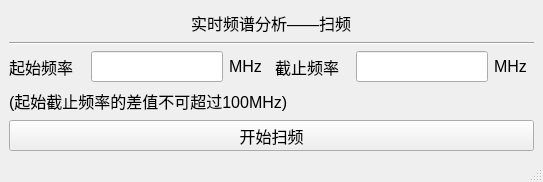
<?xml version="1.0" encoding="UTF-8"?>
<ui version="4.0">
 <class>MainWindow</class>
 <widget class="QMainWindow" name="MainWindow">
  <property name="geometry">
   <rect>
    <x>0</x>
    <y>0</y>
    <width>543</width>
    <height>182</height>
   </rect>
  </property>
  <property name="windowTitle">
   <string>频谱监测</string>
  </property>
  <property name="windowIcon">
   <iconset resource="icon/ziyuan.qrc">
    <normaloff>:/图标/ooopic_1521110980.ico</normaloff>:/图标/ooopic_1521110980.ico</iconset>
  </property>
  <widget class="QWidget" name="centralwidget">
   <layout class="QVBoxLayout" name="verticalLayout">
    <item alignment="Qt::AlignHCenter">
     <widget class="QLabel" name="label">
      <property name="font">
       <font>
        <pointsize>12</pointsize>
       </font>
      </property>
      <property name="text">
       <string>实时频谱分析——扫频</string>
      </property>
     </widget>
    </item>
    <item>
     <widget class="Line" name="line">
      <property name="orientation">
       <enum>Qt::Horizontal</enum>
      </property>
     </widget>
    </item>
    <item>
     <layout class="QGridLayout" name="gridLayout">
      <item row="0" column="0">
       <widget class="QLabel" name="label_2">
        <property name="maximumSize">
         <size>
          <width>100</width>
          <height>16777215</height>
         </size>
        </property>
        <property name="font">
         <font>
          <pointsize>12</pointsize>
         </font>
        </property>
        <property name="text">
         <string>起始频率</string>
        </property>
       </widget>
      </item>
      <item row="0" column="1">
       <widget class="QLineEdit" name="lineEdit">
        <property name="minimumSize">
         <size>
          <width>132</width>
          <height>31</height>
         </size>
        </property>
        <property name="maximumSize">
         <size>
          <width>132</width>
          <height>31</height>
         </size>
        </property>
        <property name="font">
         <font>
          <pointsize>12</pointsize>
         </font>
        </property>
       </widget>
      </item>
      <item row="0" column="2">
       <widget class="QLabel" name="label_4">
        <property name="maximumSize">
         <size>
          <width>40</width>
          <height>16777215</height>
         </size>
        </property>
        <property name="font">
         <font>
          <pointsize>12</pointsize>
         </font>
        </property>
        <property name="text">
         <string>MHz</string>
        </property>
       </widget>
      </item>
      <item row="0" column="3">
       <widget class="QLabel" name="label_3">
        <property name="maximumSize">
         <size>
          <width>100</width>
          <height>16777215</height>
         </size>
        </property>
        <property name="font">
         <font>
          <pointsize>12</pointsize>
         </font>
        </property>
        <property name="text">
         <string>截止频率</string>
        </property>
       </widget>
      </item>
      <item row="0" column="4">
       <widget class="QLineEdit" name="lineEdit_2">
        <property name="minimumSize">
         <size>
          <width>132</width>
          <height>31</height>
         </size>
        </property>
        <property name="maximumSize">
         <size>
          <width>132</width>
          <height>31</height>
         </size>
        </property>
        <property name="font">
         <font>
          <pointsize>12</pointsize>
         </font>
        </property>
       </widget>
      </item>
      <item row="0" column="5">
       <widget class="QLabel" name="label_5">
        <property name="maximumSize">
         <size>
          <width>40</width>
          <height>16777215</height>
         </size>
        </property>
        <property name="font">
         <font>
          <pointsize>12</pointsize>
         </font>
        </property>
        <property name="text">
         <string>MHz</string>
        </property>
       </widget>
      </item>
     </layout>
    </item>
    <item>
     <widget class="QLabel" name="label_6">
      <property name="font">
       <font>
        <pointsize>12</pointsize>
       </font>
      </property>
      <property name="text">
       <string>(起始截止频率的差值不可超过100MHz)</string>
      </property>
     </widget>
    </item>
    <item>
     <widget class="QPushButton" name="pushButton_1">
      <property name="minimumSize">
       <size>
        <width>0</width>
        <height>31</height>
       </size>
      </property>
      <property name="maximumSize">
       <size>
        <width>16777215</width>
        <height>31</height>
       </size>
      </property>
      <property name="font">
       <font>
        <pointsize>12</pointsize>
       </font>
      </property>
      <property name="text">
       <string>开始扫频</string>
      </property>
     </widget>
    </item>
   </layout>
  </widget>
  <widget class="QStatusBar" name="statusbar"/>
 </widget>
 <resources>
  <include location="icon/ziyuan.qrc"/>
 </resources>
 <connections/>
</ui>
